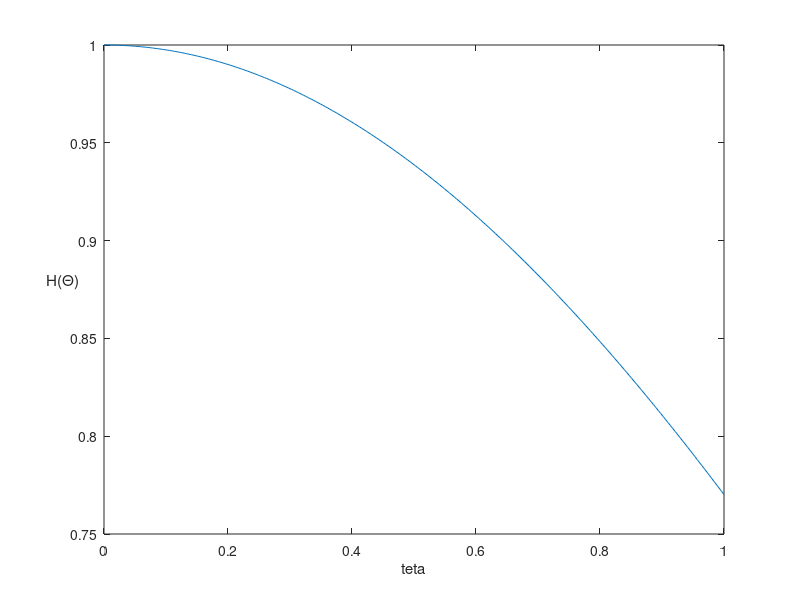
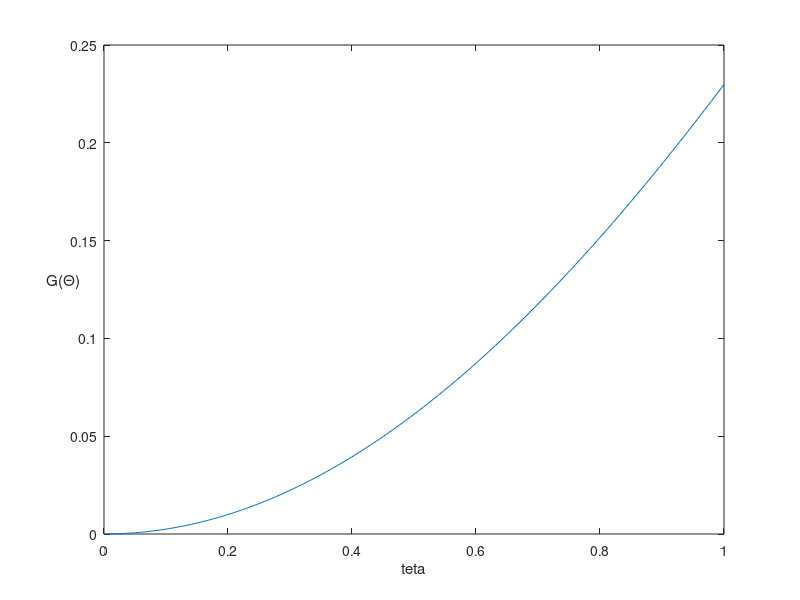

Write MATLAB code to recreate these figures, in order.
clear

teta = linspace(0,1,256);


lpf = exp(j*(teta./2)).*cos(teta/2);
hpf = -j*exp(j*(teta./2)).*sin(teta/2);


figure(1)
plot (teta,real(lpf))
xlabel('teta')
ylabel('H(\Theta)')
set(get(gca,'ylabel'),'rotation',0)
figure(2)
plot (teta,real(hpf))
ylabel('G(\Theta)')
xlabel('teta')
set(get(gca,'ylabel'),'rotation',0)
